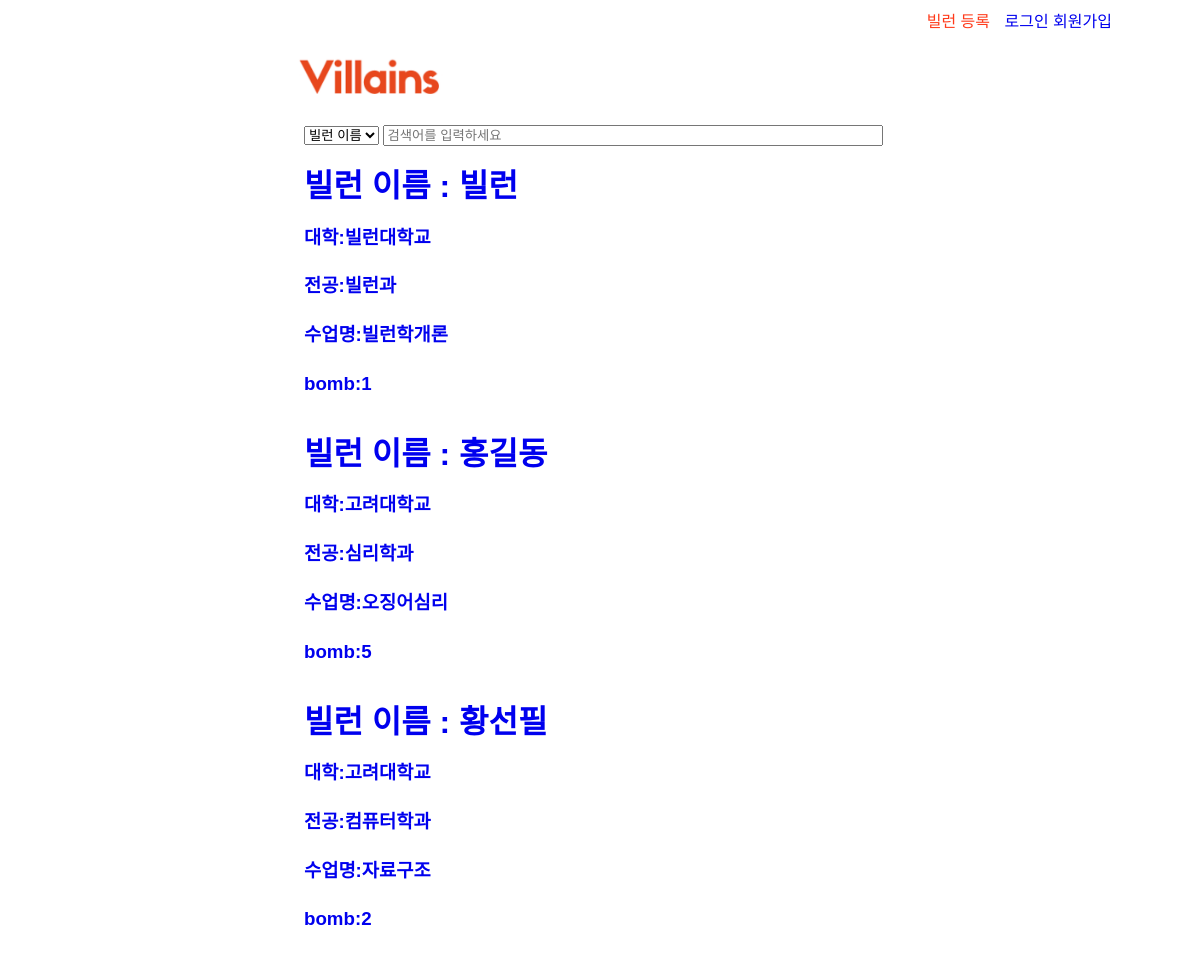
The app's page /, older data.
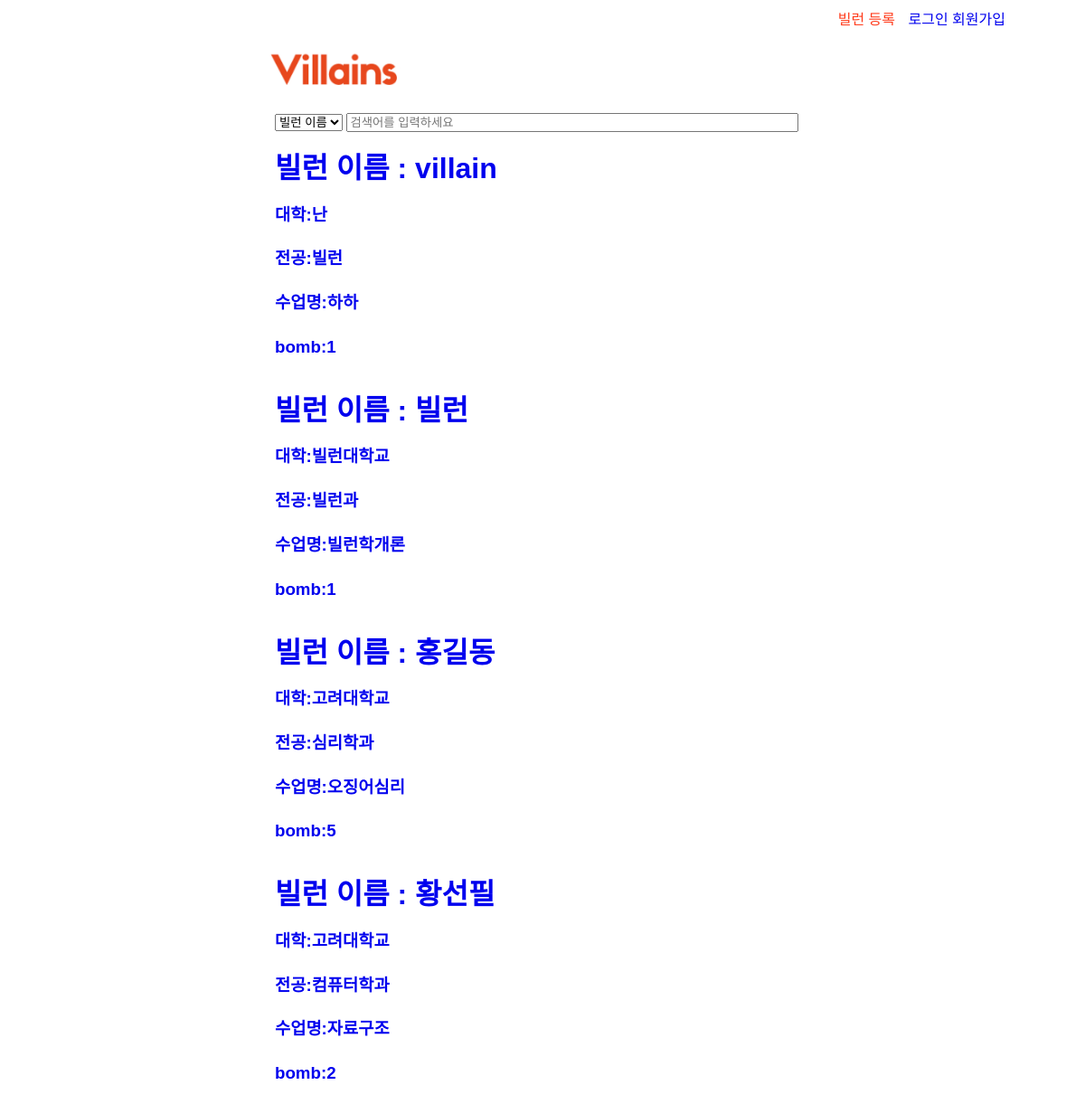
The same page, newer data.
### villains/models.py (models this page shows, shortened)
class Villain(models.Model):
    writter_id = models.CharField(max_length = 24) # models.ForeignKey(settings.AUTH_USER_MODEL, on_delete=models.CASCADE)
    villain_name = models.CharField(max_length = 24)
    univ = models.CharField(max_length = 24)
    major = models.CharField(max_length = 24)
    class_name = models.CharField(max_length = 24)
    bomb = models.IntegerField(
        default=1,
        validators=[
            MaxValueValidator(5),
            MinValueValidator(1)
        ]
    )
    content = models.CharField(max_length = 3000) #본문내용
    update_date = models.DateTimeField(auto_now=True) #자동으로 현재시간 추가
    agree_user_set = models.ManyToManyField(settings.AUTH_USER_MODEL,
                                        blank=True,
                                        related_name='agree_user_set',
                                        through='Agree')

### villains/views.py (the view)
# urls.py: url(r'^$', views.index, name='index'),
def index(request):
    villains = Villain.objects.all()
    q = request.GET.get('searchText', '')
    searchType = request.GET.get('searchType')
    if q: # q가 있으면
        if searchType=="name":
            villains = villains.filter(villain_name__icontains=q) # 제목에 q가 포함되어 있는 레코드만 필터링
        elif searchType=="univ":
            villains = villains.filter(univ__icontains=q)
        elif searchType=="major":
            villains = villains.filter(major__icontains=q)
        elif searchType=="class_name":
            villains = villains.filter(class_name__icontains=q)
        elif searchType=="content":
            villains = villains.filter(content__icontains=q)
        return render(request, 'villains/default.html', {'villainList':villains} )
    else:
        villainList = Villain.objects.order_by('-update_date')[0:5]
        return render(request, 'villains/default.html', {'villainList':villainList} )

### villains/templates/villains/default.html (shortened to what this page needs)
{% extends 'villains/base.html' %}
{% block content %}
{% load staticfiles %}
    <div class="main">
      <select name="searchType" class ="searchType">
        <option value="name">빌런 이름</option>
      </select>
      <input type="text" class="searchText" placeholder="검색어를 입력하세요" style="width:500px;">
      <div id="ListBlock" class="originalBlock">
          {% for villain in villainList %}
        <div id = "villainBlock">
        <a href="{% url 'villain_detail' pk=villain.pk %}">
          <h1>빌런 이름 : {{villain.villain_name}}</h1>
          <h3>대학:{{villain.univ}}</h3>
          <h3>전공:{{villain.major}}</h3>
          <h3>수업명:{{villain.class_name}}</h3>
          <h3>bomb:{{villain.bomb}}</h3>
        </a>
      </div><br>
      {% endfor %}
    </div>
  </div>
{% endblock %}

### villains/templates/villains/base.html (shortened to what this page needs)
{% load staticfiles %}
{% load static %}
<html>
  <head>
    <link rel="stylesheet" type="text/css" href="{% static 'villains/css/base.css' %}">
    <link rel="stylesheet" type="text/css" href="{% static 'villains/css/villain_detail.css' %}">
  </head>
  <body>
    <header>
        <a href="{% url 'register_villain' %}" title  ="글쓰기" class="register_villain">빌런 등록</a>
        {% if user.is_active %}
          {{user.username}} 님 환영합니다
          <a href="{% url 'logout' %}" title  ="로그아웃">로그아웃</a>
        {% else %}
          <a href="{% url 'login' %}" title  ="로그인">로그인</a>
          <a href="{% url 'join' %}" title  ="회원가입">회원가입</a><br>
        {% endif %}
        <div class ="title">
          <a href="{% url 'index' %}" title  ="메인화면"> <img src = "{% static 'villains/image/villains_logo.png' %}" class = "logoImage"><img/> </a>
        </div>
    </header>
    {% block content %}
    {% endblock %}
  </body>
</html>

### villains/static/villains/css/base.css (style rules this page uses)
body { font-family: 'Nanum Barun Gothic', sans-serif; }
a { text-decoration: none; }
header { margin-left:25%; margin-right:25%; text-align:right; width:808px; }
.register_villain { color:#FF3A1A; padding-right:10px; }
.title { margin-left:-10px; padding-top:20px; padding-bottom:20px; text-align:left; }
.logoImage { width:150px; height:auto; }
.main { margin-left:25%; margin-right:25%; width:808px; height:600px; line-height:30px; }
#VillainBlock { display:inline-block; border-width:1px; }
#VillainBlock>a { display:inline-block; text-decoration: none; }
.originalBlock { display:block; }
.searchText { width:500px; }

Row changes from the older to the newer data that the page shows:
added Villain: villain_name "villain", univ "난", major "빌런", class_name "하하", bomb "1"
